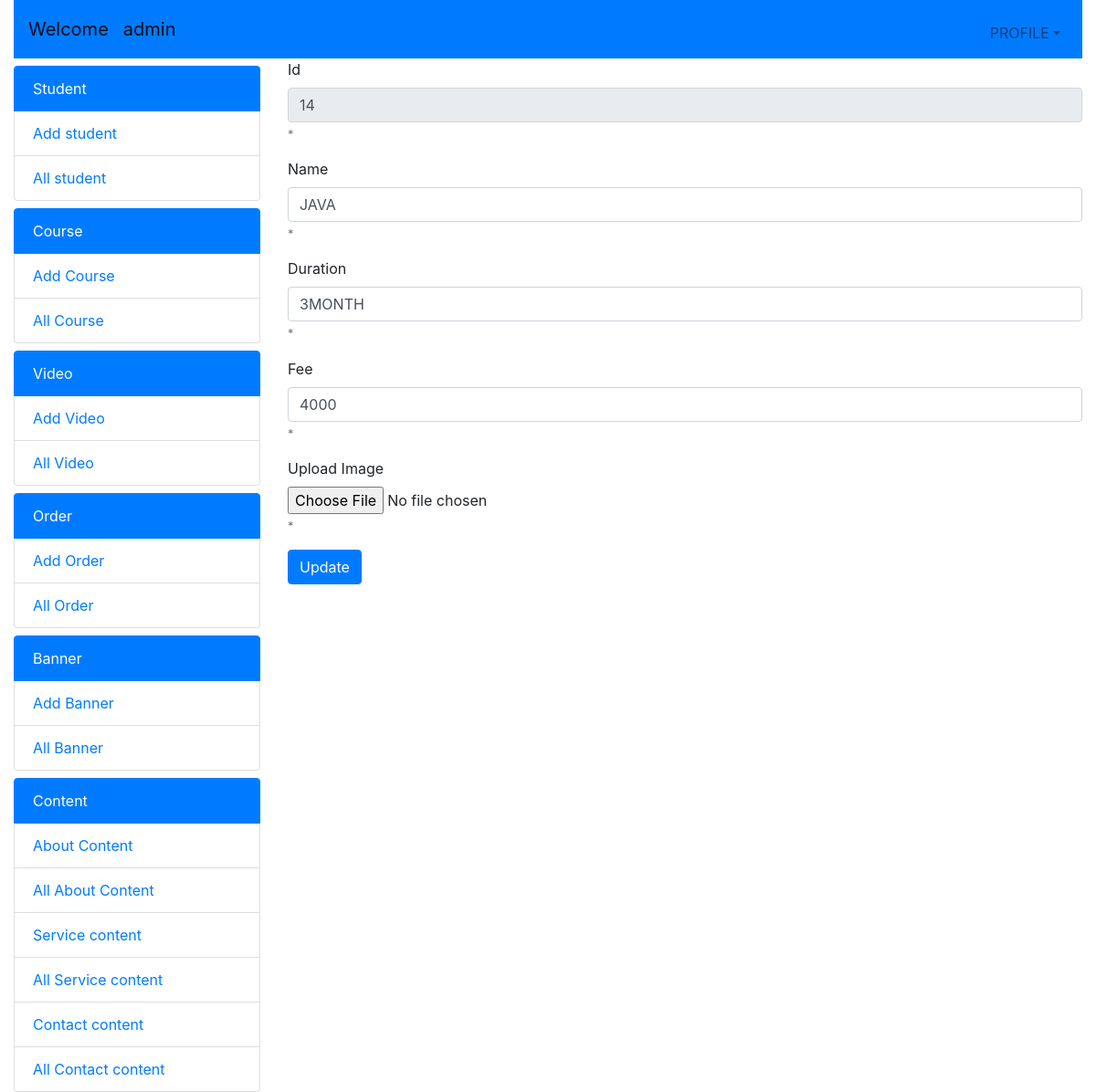
The app's page /rupa/editcourse.php?id=14 (signed in) with its own data.
### tables this page shows
CREATE TABLE `course` (
  `id` int(11) NOT NULL,
  `name` varchar(30) NOT NULL,
  `img` varchar(255) NOT NULL,
  `duration` varchar(30) NOT NULL,
  `fee` int(11) NOT NULL
);

### rupa/editcourse.php (the view, shortened to what this page needs)
<?php
include("include/config.php")
?>
<?php
if(isset($_POST['btn1']))
{
    extract($_POST);
    $image=$_FILES['image']['tmp_name'];
    $image_name=$_FILES['image']['name'];
    if($image_name != '')
    {
      $target_file="image/course/";
      move_uploaded_file($image, $target_file.basename($image_name));
    }
    else
    {
      $image_name=$image1;
    }
        $q1="UPDATE `course` SET `name` = '$name',`img`='$image_name', `duration` = '$duration', `fee` = '$fee' WHERE `id` = '$id';";
        $e1=mysqli_query($conn,$q1);
        if($e1)
        {
          $msg="updated successfully";
        }
        else
        {
            $msg="updation failed";
        }
         $q2="select * from `course` where `id`='$id'";
         $e2=mysqli_query($conn,$q2);
          $res=mysqli_fetch_row($e2);
      }
   else if(isset($_REQUEST['id']))
{
 extract($_REQUEST);
 $q2="select * from `course` where `id`='$id'";
  $e2=mysqli_query($conn,$q2);
  $res=mysqli_fetch_row($e2);
}
else
{
  header("location:allcourse.php");
}
?>
<!doctype html>
<html lang="en">
  <head>
    <link rel="stylesheet" href="https://stackpath.bootstrapcdn.com/bootstrap/4.3.1/css/bootstrap.min.css">
  </head>
  <body>
    <div class="container-fluid">
    <?php include("include/header.php"); ?>
      <div class="row">
      <?php include("include/navbar.php"); ?>
        <div class="col-lg-9">
         <form action="" method="post" enctype="multipart/form-data">
          <div class="form-group">
            <label for="">Id</label>
            <input type="text" readonly
              class="form-control" name="id" value="<?php echo $res[0]; ?>" id="" aria-describedby="helpId" placeholder="">
            <small id="helpId" class="form-text text-muted">*</small>
          </div>
         <div class="form-group">
            <label for="">Name</label>
            <input type="text"
              class="form-control" name="name" value="<?php echo $res[1]; ?>" id="" aria-describedby="helpId" placeholder="">
            <small id="helpId" class="form-text text-muted">*</small>
          </div>
          <div class="form-group">
            <label for="">Duration</label>
            <input type="text"
              class="form-control" name="duration" value="<?php echo $res[3]; ?>" id="" aria-describedby="helpId" placeholder="">
            <small id="helpId" class="form-text text-muted">*</small>
          </div>
          <div class="form-group">
            <label for="">Fee</label>
            <input type="text"
              class="form-control" name="fee" value="<?php echo $res[4]; ?>" id="" aria-describedby="helpId" placeholder="">
            <small id="helpId" class="form-text text-muted">*</small>
          </div>
          <div class="form-group">
            <label for="">Upload Image</label>
            <input type="file" class="form-control-file" name="image" id="" placeholder="" aria-describedby="fileHelpId">
            <small id="fileHelpId" class="form-text text-muted">*</small>
          </div>
          <button type="submit" class="btn btn-primary" name="btn1">Update</button>
         </form>
        </div>
      </div>
    </div>
     <?php include("include/footer.php") ?>

### records on screen
course: id "14", name "JAVA", duration "3MONTH", fee "4000"

### other values on screen
$_SESSION['adm'] "admin"
